Frame 1 (no input): blank canvas, image omitted
Frame 60 (the mouse pressed at the canvas centre just before this capture): blank canvas, image omitted
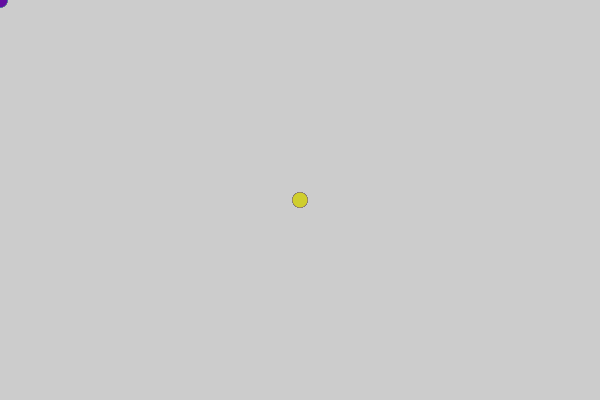
Frame 120 (the mouse held since frame 60 and released just before this capture)

The Processing sketch whose frames 1 and 60 were blank and that drew this single picture after the mouse press (run headless with seeded random() and noise(); from frame 60 on, the mouse is pressed at the canvas centre):

// Processing sketch: processing_162202
// ── processing_162202.pde

float speed = 1.5;
int diameter = 25;
float x;
float y;
private int valueR = 0;
private int valueG = 0;
private int valueB = 0;


void setup(){
  size(600, 400);
  smooth();
  noStroke();
  background(204);
}

void draw() {
  if (mousePressed && (mouseButton == LEFT)) {
    fill(valueR, valueG, valueB);
    valueR = (int)random(255);
    valueG = (int)random(255);
    valueB = (int)random(255);
    x += random(-speed , speed);
    y += random(-speed, speed);
    translate(mouseX, mouseY);
    ellipse(x, y, diameter, diameter);
  }
    else if (mousePressed && (mouseButton == RIGHT)){
    fill(204);
    ellipse(mouseX, mouseY, diameter*2, diameter*2);
    }
  else {
    x = 0;
    y = 0;
    fill(valueR, valueG, valueB);
    valueR = (int)random(255);
    valueG = (int)random(255);
    valueB = (int)random(255);
    ellipse(mouseX, mouseY, 15, 15);
  }
}  
